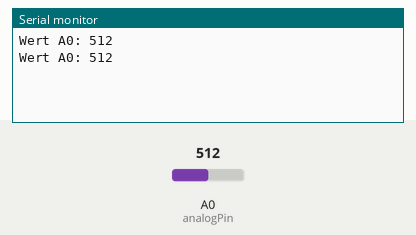
Bench run of a sketch on a simulated Arduino Uno, built with avr-gcc and run on an emulated ATmega328P. Shown: the last lines printed to the serial monitor. Inputs (shaded band) come from the test bench; at power-on: A0 (analogPin) = 512.

Above: at 1.8 s.
1.9 s: A0 (analogPin) set to 716
At 2.8 s:
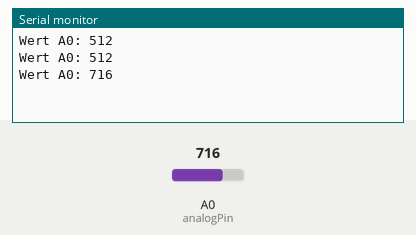
3.4 s: A0 (analogPin) set to 900
At 4.7 s:
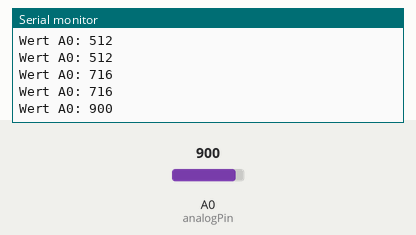
Timing chart, 0 to 6.4 s (numbered marks = the images above; inputs shaded):
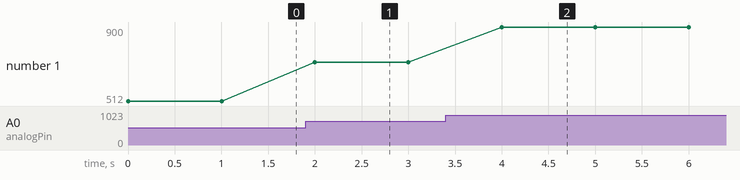

Measured:
- after the input at 1.9 s, the serial monitor: prints a new line after 0.10 s (image 1)
- after the input at 3.4 s, the serial monitor: prints a new line after 0.60 s (image 2)
- plotted number 1: 512 → 716 after the input at 1.9 s, 716 → 900 after the input at 3.4 s

The sketch:

arduino-sensoren-2-kap8-serielle-ausgabe.ino
```cpp
// Serielle Ausgabe
// Datei: arduino-sensoren-2-kap8-serielle-ausgabe.ino

int valA0;
int analogPin=0;

void setup()
{
  // Konfiguration serielle Schnittstelle
  Serial.begin(9600);
}

void loop()
{
  valA0=analogRead(analogPin);
  Serial.print("Wert A0: ");
  Serial.println(valA0);
  delay(1000);
}
```
